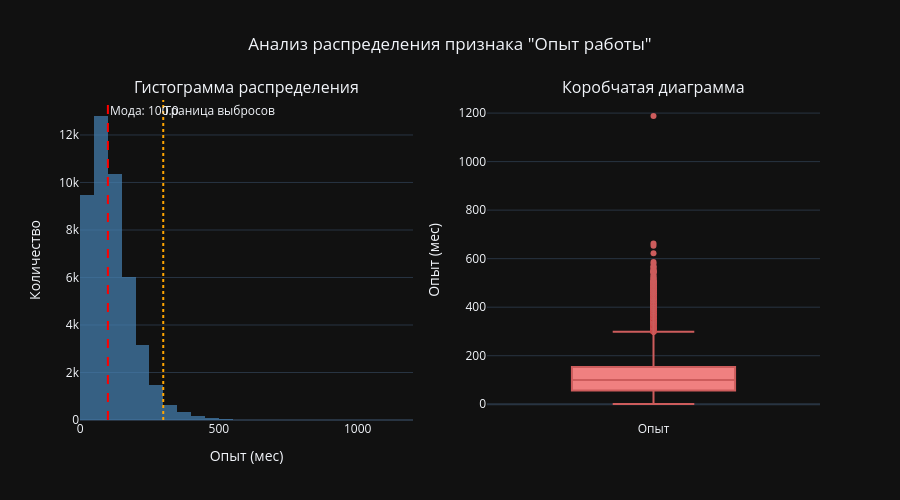

The notebook cell saved with this chart:
### Markdown cell above
### 2. Постройте распределение признака **"Опыт работы (месяц)"**. 
Опишите данное распределение, отвечая на следующие вопросы: чему равна мода распределения, каковы предельные значения признака, в каком примерном интервале находится опыт работы большинства соискателей? Есть ли аномалии для признака опыта работы, какие значения вы бы причислили к их числу?
*Совет: постройте гистограмму и коробчатую диаграмму рядом.*

### Code cell
# Мода
mode_vals = hh_database['Опыт работы (месяц)'].mode().values
mode_str = ", ".join(map(str, mode_vals)) if len(mode_vals) > 0 else "Нет моды"

# Предельные значения
min_val = hh_database['Опыт работы (месяц)'].min()
max_val = hh_database['Опыт работы (месяц)'].max()

# Квартили для определения интервала большинства и выбросов
q1 = hh_database['Опыт работы (месяц)'].quantile(0.25)
q3 = hh_database['Опыт работы (месяц)'].quantile(0.75)
iqr = q3 - q1

# Интервал большинства
p05 = hh_database['Опыт работы (месяц)'].quantile(0.05)
p95 = hh_database['Опыт работы (месяц)'].quantile(0.95)

# Границы выбросов по правилу 1.5 IQR
lower_bound = q1 - 1.5 * iqr
upper_bound = q3 + 1.5 * iqr

# Поиск аномалий
outliers = hh_database[(df['Опыт работы (месяц)'] < lower_bound) | (hh_database['Опыт работы (месяц)'] > upper_bound)]['Опыт работы (месяц)']
outlier_count = len(outliers)
outlier_vals = outliers.values

fig = make_subplots(rows=1, cols=2, subplot_titles=('Гистограмма распределения', 'Коробчатая диаграмма'), horizontal_spacing=0.1)

# Гистограмма
fig.add_trace(go.Histogram(x=df['Опыт работы (месяц)'], nbinsx=50, name='Частота', marker_color='steelblue', opacity=0.7), row=1, col=1)

# Линии для моды и границ выбросов
for m in mode_vals:
    fig.add_vline(x=m, line_dash="dash", line_color="red", annotation_text=f"Мода: {m}", row=1, col=1)

fig.add_vline(x=upper_bound, line_dash="dot", line_color="orange", annotation_text="Граница выбросов", row=1, col=1)

# Коробчатая диаграмма
fig.add_trace(go.Box( y=df['Опыт работы (месяц)'], name='Опыт', boxpoints='outliers', marker_color='indianred', fillcolor='lightcoral'), row=1, col=2)

# Настройка макета
fig.update_layout(title_text='Анализ распределения признака "Опыт работы"', title_x=0.5, height=500, showlegend=False)
fig.update_xaxes(title_text="Опыт (мес)", row=1, col=1)
fig.update_yaxes(title_text="Количество", row=1, col=1)
fig.update_yaxes(title_text="Опыт (мес)", row=1, col=2)

fig.show()

# 4.2 Чему равен максимальный опыт работы (в месяцах)?
# 1188

### Figure 1 — Plotly figure (JSON) as saved in the notebook; plotly's stock layout.template omitted (floating-point values rounded to 4 significant figures; data arrays with more than 128 entries replaced by an {"elided": "..."} marker saying what was removed)
{"data": [{"marker": {"color": "steelblue"}, "name": "Частота", "nbinsx": 50, "opacity": 0.7, "x": {"elided": "44744 float values"}, "type": "histogram", "xaxis": "x", "yaxis": "y"}, {"boxpoints": "outliers", "fillcolor": "lightcoral", "marker": {"color": "indianred"}, "name": "Опыт", "y": {"elided": "44744 float values"}, "type": "box", "xaxis": "x2", "yaxis": "y2"}], "layout": {"xaxis": {"anchor": "y", "domain": [0.0, 0.45], "title": {"text": "Опыт (мес)"}}, "yaxis": {"anchor": "x", "domain": [0.0, 1.0], "title": {"text": "Количество"}}, "xaxis2": {"anchor": "y2", "domain": [0.55, 1.0]}, "yaxis2": {"anchor": "x2", "domain": [0.0, 1.0], "title": {"text": "Опыт (мес)"}}, "annotations": [{"font": {"size": 16}, "showarrow": false, "text": "Гистограмма распределения", "x": 0.225, "xanchor": "center", "xref": "paper", "y": 1.0, "yanchor": "bottom", "yref": "paper"}, {"font": {"size": 16}, "showarrow": false, "text": "Коробчатая диаграмма", "x": 0.775, "xanchor": "center", "xref": "paper", "y": 1.0, "yanchor": "bottom", "yref": "paper"}, {"showarrow": false, "text": "Мода: 100.0", "x": 100.0, "xanchor": "left", "xref": "x", "y": 1, "yanchor": "top", "yref": "y domain"}, {"showarrow": false, "text": "Граница выбросов", "x": 299.5, "xanchor": "left", "xref": "x", "y": 1, "yanchor": "top", "yref": "y domain"}], "shapes": [{"line": {"color": "red", "dash": "dash"}, "type": "line", "x0": 100.0, "x1": 100.0, "xref": "x", "y0": 0, "y1": 1, "yref": "y domain"}, {"line": {"color": "orange", "dash": "dot"}, "type": "line", "x0": 299.5, "x1": 299.5, "xref": "x", "y0": 0, "y1": 1, "yref": "y domain"}], "title": {"text": "Анализ распределения признака \"Опыт работы\"", "x": 0.5}, "height": 500, "showlegend": false}}
